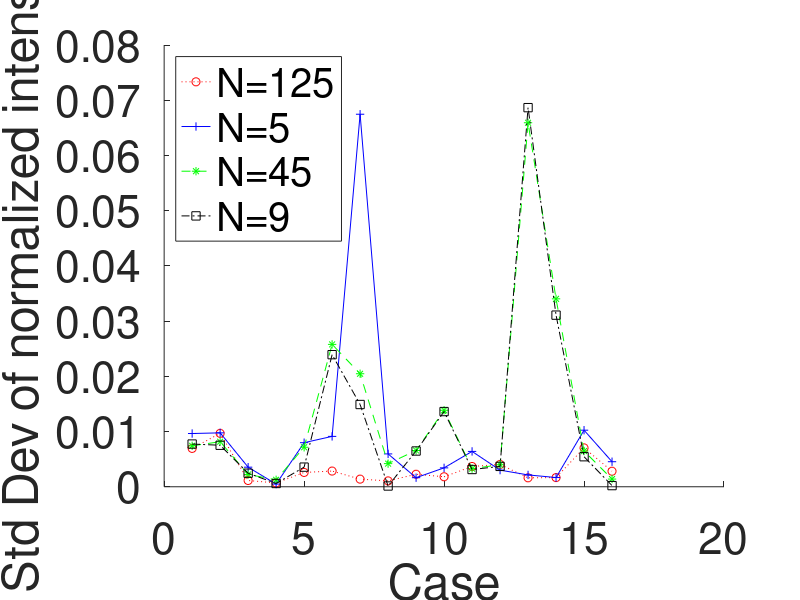
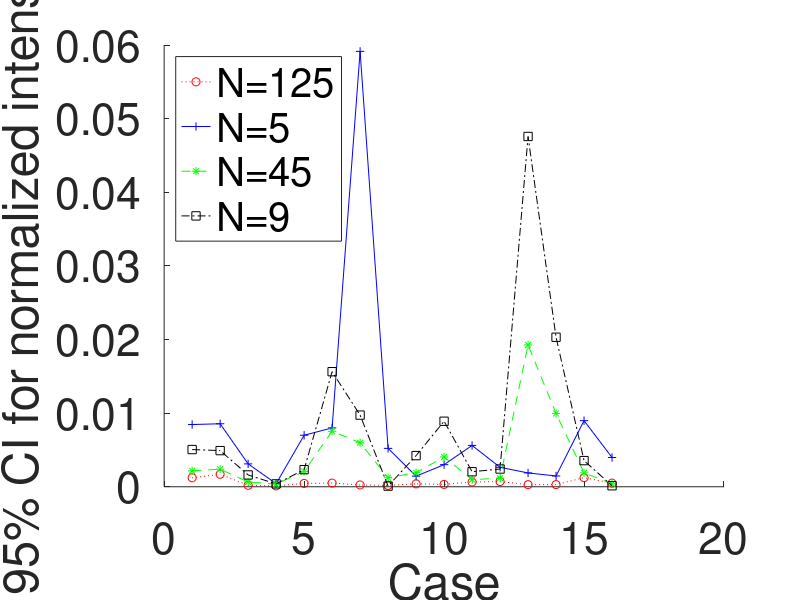

Source code (MATLAB) for these figures, in order:
addpath('../functionLibrary');

close all;

x = 1:16; % Cases: 1-4 alginate: ph4 1430, 1702; ph7 1430, 1702
          %         5-8 PEG: ph4 1430, 1702; ph7 1430, 1702
          %         9-12 pHEMA: ph4 1430, 1702; ph7 1430, 1702
          %         13-16 pHEMA-coA: ph4 1430, 1702; ph7 1430, 1702

% Standard deviations for 16 cases for each of four values of N
N125 = [0.006947,0.009672,0.001134,0.000689,0.002591,0.002842,0.001381,...
    0.001062,0.002262,0.001811,0.003672,0.004042,0.001621,0.001659,...
    0.00704,0.002812];
N5 = [0.009642,0.009762,0.003545,0.000482,0.007982,0.009121,0.067462,...
    0.005948,0.00164,0.003423,0.0064,0.003012,0.002142,0.00167,0.010244,...
    0.004534];
N45 = [0.007413,0.008159,0.002228,0.001259,0.007152,0.025783,0.020467,...
    0.004187,0.006567,0.013851,0.00328,0.003989,0.065921,0.034032,...
    0.006468,0.001392];
N9 = [0.007735,0.007517,0.002454,0.000592,0.003556,0.023921,0.014895,...
    0.000137,0.006474,0.013617,0.003123,0.003688,0.068656,0.031081,...
    0.00544,0.00021];


figure
xlim([0.5 16.5]);
plot(x,N125,':or', x,N5,'-+b', x,N45,'--*g', x,N9,'-.sk');
set(gca,'FontSize',32, 'box', 'off');
xlabel('Case'); % x-axis label
ylabel('Std Dev of normalized intensity'); % y-axis label
legend('N=125', 'N=5','N=45', 'N=9', 'Location', 'Northwest');

% 95% CIs for 16 cases for each of four values of N
CIN125 = [0.001217863,0.001695576,0.000198799,0.000120787,0.000454222,...
0.000498225,0.0002421,0.000186177,0.000396546,0.000317482,0.00064373,...
0.000708594,0.000284174,0.000290836,0.001234166,0.000492965];
CIN5 = [0.008451586,0.00855677,0.00310733,0.000422492,0.006996531,...
0.007994909,0.05913305,0.005213652,0.001437523,0.003000392,0.0056116,...
0.002640134,0.001877546,0.00146382,0.008979262,0.003974226];
CIN45 = [0.002165927,0.002383893,0.000650976,0.000367854,0.002089668,...
0.007533265,0.005980039,0.001223356,0.001918743,0.004046979,0.000958349,...
0.001165504,0.019260768,0.009943454,0.001889817,0.000406714];
CIN9 = [0.005053533,0.004911107,0.00160328,0.000386773,0.002323253,...
0.015628387,0.0097314,8.95067E-05,0.00422968,0.00889644,0.00204036,...
0.002409493,0.047576181,0.020306253,0.003554133,0.0001372];

figure
set(gca,'FontSize',32, 'box', 'off');
xlim([0.5 16.5]);
plot(x,CIN125,':or', x,CIN5,'-+b', x,CIN45,'--*g', x,CIN9,'-.sk');
set(gca,'FontSize',32, 'box', 'off');
xlabel('Case'); % x-axis label
ylabel('95% CI for normalized intensity'); % y-axis label
legend('N=125', 'N=5','N=45', 'N=9', 'Location', 'Northwest');

% % alginate
% figure
% plot(x(1:4),N125(1:4),'-.or', x(1:4),N5(1:4),'-+b', x(1:4),N45(1:4),...
%     '-.*g', x(1:4),N9(1:4),'-.sk');
% title('alginate');
% 
% % peg
% figure
% plot(x(1:4),N125(5:8),'-.or', x(1:4),N5(5:8),'-+r', x(1:4),N45(5:8),...
%     '-.*b', x(1:4),N9(5:8),'-.sb');
% title('PEG');
% 
% % phe
% figure
% plot(x(1:4),N125(9:12),'-.or', x(1:4),N5(9:12),'-+r', x(1:4),N45(9:12),...
%     '-.*b', x(1:4),N9(9:12),'-.sb');
% title('pHEMA');
% 
% % phc
% figure
% plot(x(1:4),N125(13:16),'-.or', x(1:4),N5(13:16),'-+r', x(1:4),N45(13:16),...
%     '-.*b', x(1:4),N9(13:16),'-.sb');
% title('pHEMA-coA');
% 
% % stacked
% figure
% set(gca,'FontSize',20,'FontWeight','bold','box','off')
% newYlabels = {'alginate','PEG','pHEMA','pHEMA-coA'};
% y=[N125(1:4); N125(5:8); N125(9:12); N125(13:16)];
% h = stackedplot(x(1:4), y', 'DisplayLabels', newYlabels, 'FontSize', 15);